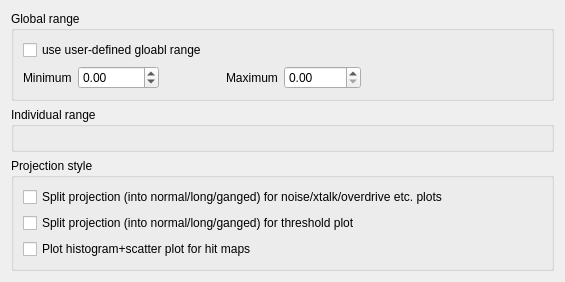
       <widget class="QWidget" name="tab1">
        <attribute name="title">
         <string>Projections</string>
        </attribute>
        <layout class="QVBoxLayout" name="verticalLayout_4">
         <item>
          <layout class="QVBoxLayout" name="verticalLayout_3">
           <item>
            <widget class="Q3GroupBox" name="GroupBox12">
             <property name="minimumSize">
              <size>
               <width>0</width>
               <height>85</height>
              </size>
             </property>
             <property name="title">
              <string>Global range</string>
             </property>
             <layout class="QVBoxLayout" name="verticalLayout_2">
              <item>
               <layout class="QVBoxLayout" name="verticalLayout">
                <item>
                 <widget class="QCheckBox" name="UserRange">
                  <property name="text">
                   <string>use user-defined gloabl range</string>
                  </property>
                 </widget>
                </item>
                <item>
                 <layout class="QHBoxLayout" name="horizontalLayout_3">
                  <item>
                   <layout class="QHBoxLayout" name="horizontalLayout_2">
                    <item>
                     <widget class="QLabel" name="TextLabel3_2">
                      <property name="text">
                       <string>Minimum</string>
                      </property>
                      <property name="wordWrap">
                       <bool>false</bool>
                      </property>
                     </widget>
                    </item>
                    <item>
                     <widget class="QDoubleSpinBox" name="UsrMin">
                      <property name="minimum">
                       <double>-99999.990000000005239</double>
                      </property>
                      <property name="maximum">
                       <double>99999.990000000005239</double>
                      </property>
                     </widget>
                    </item>
                   </layout>
                  </item>
                  <item>
                   <spacer name="spacer60">
                    <property name="orientation">
                     <enum>Qt::Horizontal</enum>
                    </property>
                    <property name="sizeType">
                     <enum>QSizePolicy::Fixed</enum>
                    </property>
                    <property name="sizeHint" stdset="0">
                     <size>
                      <width>61</width>
                      <height>21</height>
                     </size>
                    </property>
                   </spacer>
                  </item>
                  <item>
                   <layout class="QHBoxLayout" name="horizontalLayout">
                    <item>
                     <widget class="QLabel" name="TextLabel3_2_2">
                      <property name="text">
                       <string>Maximum</string>
                      </property>
                      <property name="wordWrap">
                       <bool>false</bool>
                      </property>
                     </widget>
                    </item>
                    <item>
                     <widget class="QDoubleSpinBox" name="UsrMax">
                      <property name="maximum">
                       <double>99999.990000000005239</double>
                      </property>
                     </widget>
                    </item>
                   </layout>
                  </item>
                  <item>
                   <spacer name="spacer61">
                    <property name="orientation">
                     <enum>Qt::Horizontal</enum>
                    </property>
                    <property name="sizeType">
                     <enum>QSizePolicy::Expanding</enum>
                    </property>
                    <property name="sizeHint" stdset="0">
                     <size>
                      <width>181</width>
                      <height>20</height>
                     </size>
                    </property>
                   </spacer>
                  </item>
                 </layout>
                </item>
               </layout>
              </item>
             </layout>
            </widget>
           </item>
           <item>
            <widget class="Q3GroupBox" name="GroupBox12_3">
             <property name="title">
              <string>Individual range</string>
             </property>
             <layout class="QVBoxLayout">
              <property name="spacing">
               <number>6</number>
              </property>
              <property name="margin">
               <number>11</number>
              </property>
              <item>
               <widget class="Q3Table" name="RangeTable">
                <property name="resizePolicy">
                 <enum>Q3ScrollView::Manual</enum>
                </property>
                <property name="numRows">
                 <number>3</number>
                </property>
                <property name="numCols">
                 <number>4</number>
                </property>
                <row>
                 <property name="text">
                  <string>1</string>
                 </property>
                </row>
                <row>
                 <property name="text">
                  <string>2</string>
                 </property>
                </row>
                <row>
                 <property name="text">
                  <string>3</string>
                 </property>
                </row>
                <column>
                 <property name="text">
                  <string>1</string>
                 </property>
                </column>
                <column>
                 <property name="text">
                  <string>2</string>
                 </property>
                </column>
                <column>
                 <property name="text">
                  <string>3</string>
                 </property>
                </column>
                <column>
                 <property name="text">
                  <string>4</string>
                 </property>
                </column>
               </widget>
              </item>
             </layout>
            </widget>
           </item>
           <item>
            <widget class="Q3GroupBox" name="groupBox19">
             <property name="title">
              <string>Projection style</string>
             </property>
             <layout class="QVBoxLayout">
              <item>
               <layout class="QVBoxLayout">
                <item>
                 <widget class="QCheckBox" name="SplitNoiseProj">
                  <property name="text">
                   <string>Split projection (into normal/long/ganged) for noise/xtalk/overdrive etc. plots</string>
                  </property>
                  <property name="checked">
                   <bool>false</bool>
                  </property>
                 </widget>
                </item>
                <item>
                 <widget class="QCheckBox" name="SplitThreshProj">
                  <property name="text">
                   <string>Split projection (into normal/long/ganged) for threshold plot</string>
                  </property>
                  <property name="checked">
                   <bool>false</bool>
                  </property>
                 </widget>
                </item>
                <item>
                 <widget class="QCheckBox" name="occHisto">
                  <property name="text">
                   <string>Plot histogram+scatter plot for hit maps</string>
                  </property>
                 </widget>
                </item>
               </layout>
              </item>
             </layout>
            </widget>
           </item>
          </layout>
         </item>
        </layout>
       </widget>
